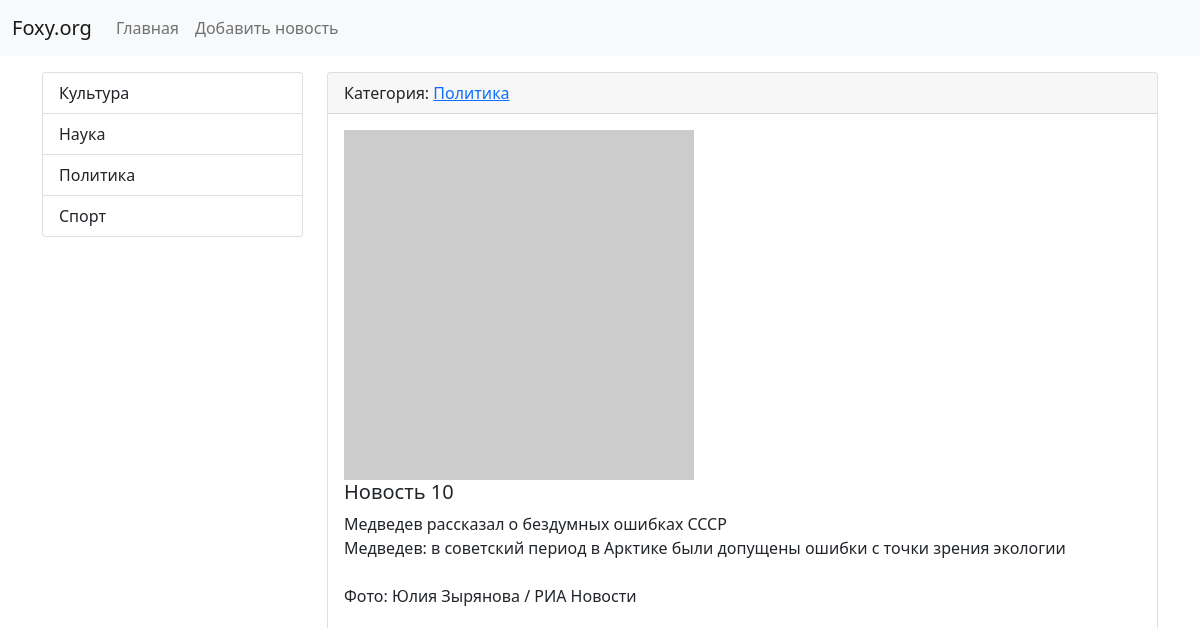
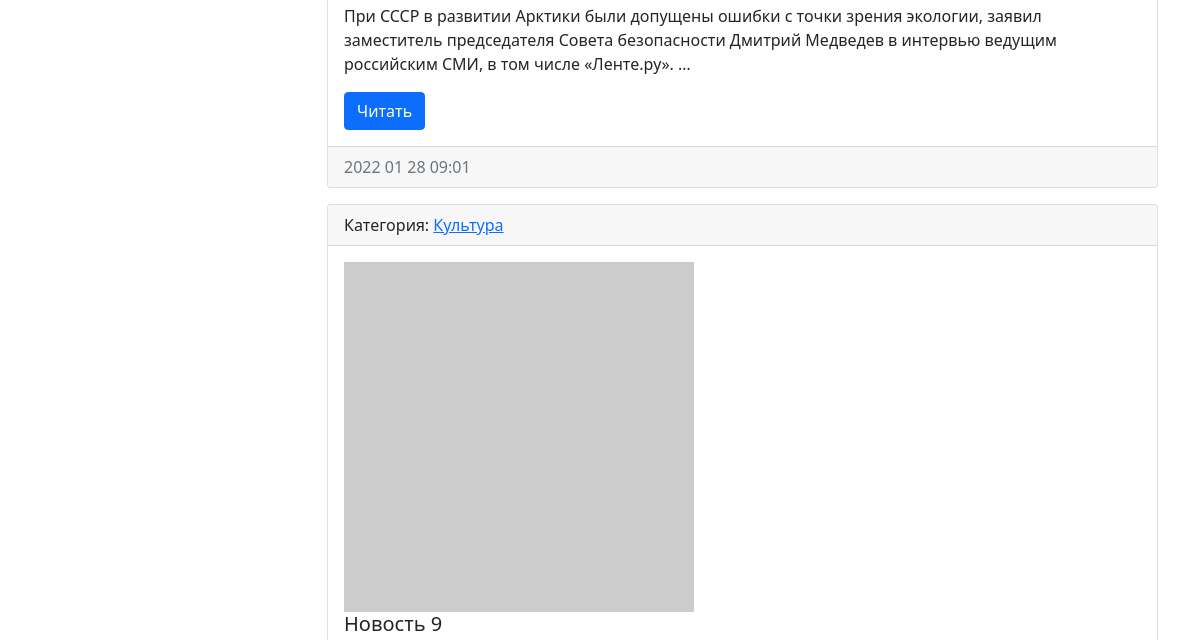
The app's page / (upper part), older data (2 pictures, top to bottom).
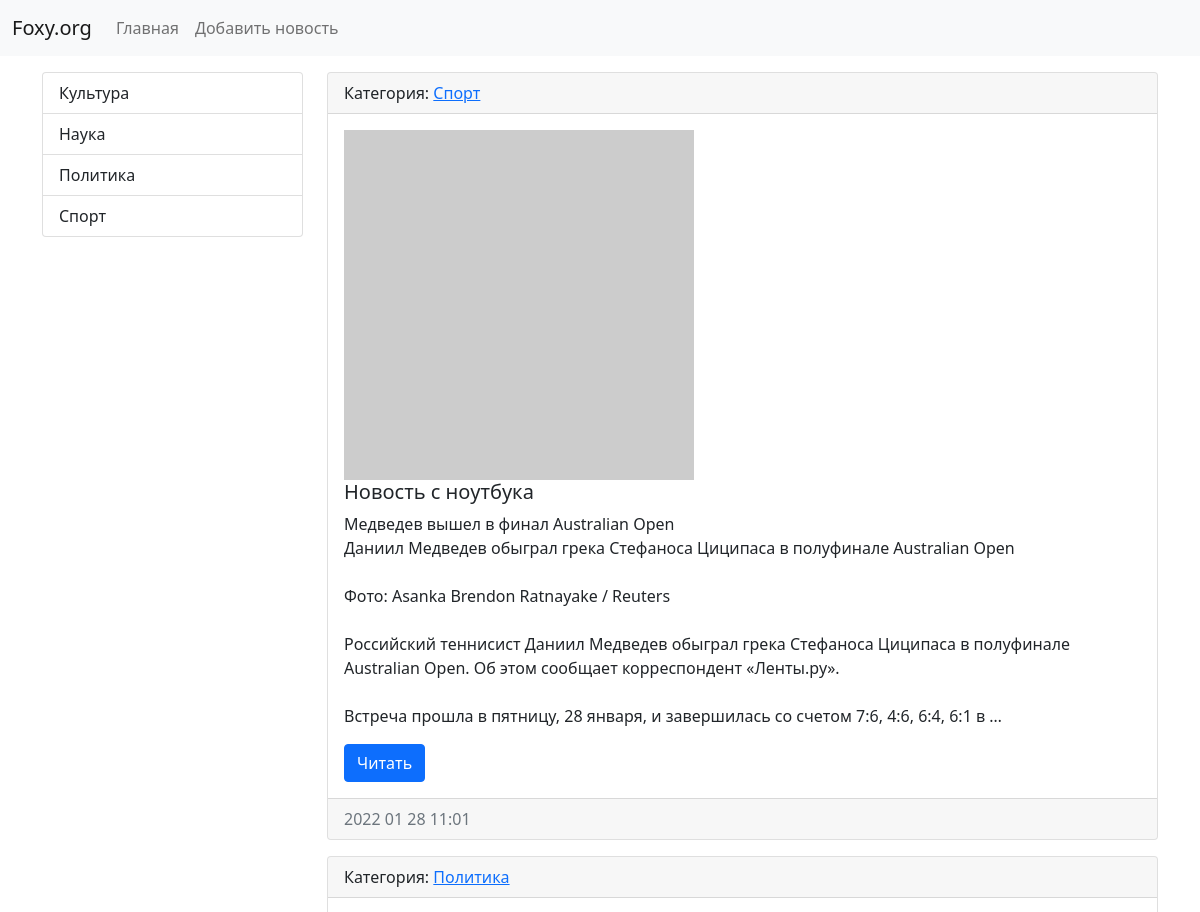
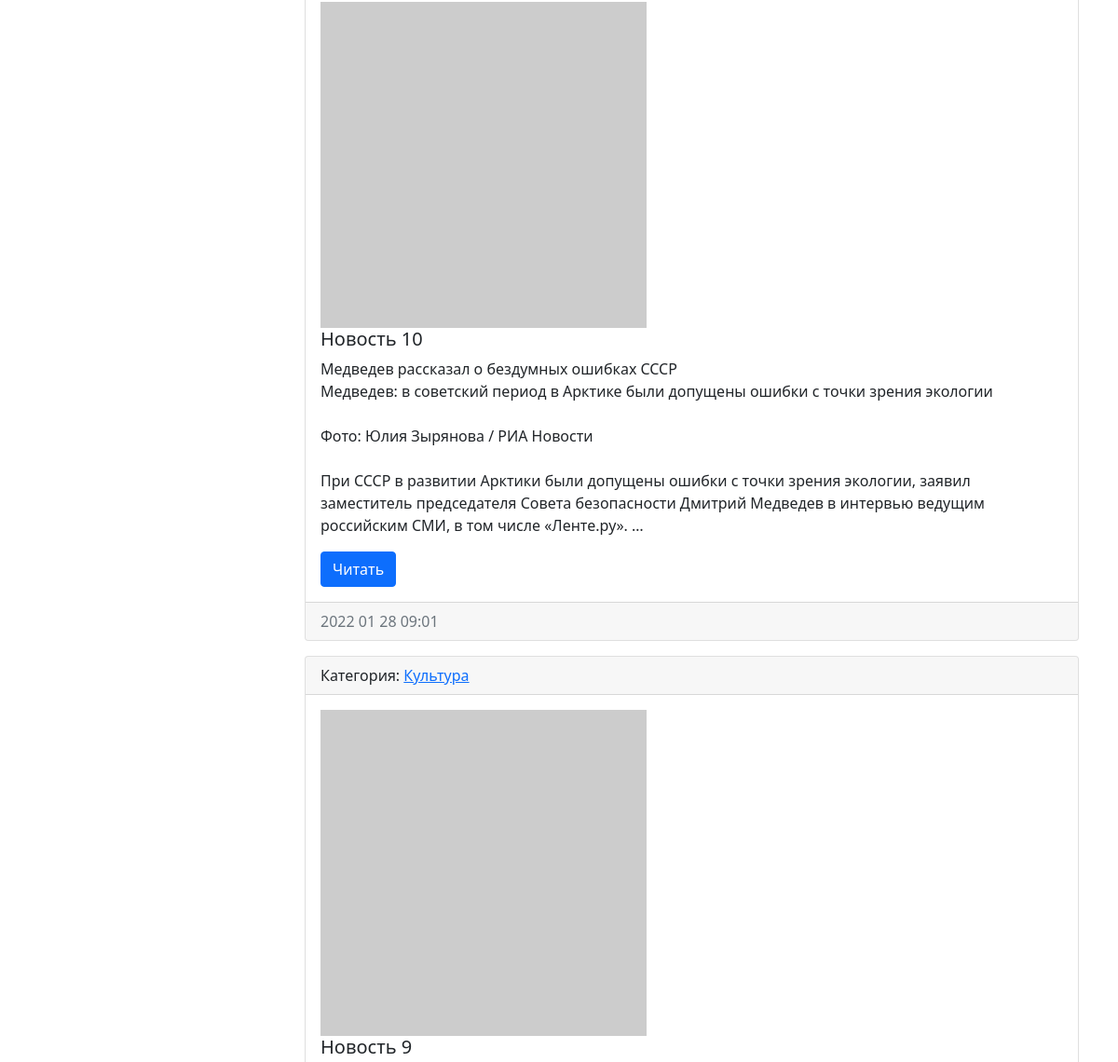
The same page, newer data (2 pictures, top to bottom).
### news/models.py (models this page shows, shortened)
class Category(models.Model):
    title = models.CharField(max_length=150, db_index=True, verbose_name='Наименование категории')
    def get_absolute_url(self):
        return reverse('category', kwargs={'category_id': self.pk})
    def __str__(self):
        return self.title
    class Meta:
        verbose_name = 'Категория'
        verbose_name_plural = 'Категории'
        ordering = ['title']

class News(models.Model):
    title = models.CharField(max_length=150, verbose_name='Заголовок')
    content = models.TextField(blank=True, verbose_name='Текст')
    created_at = models.DateTimeField(auto_now_add=True, verbose_name='Создано')
    updated_at = models.DateTimeField(auto_now=True, verbose_name='Обновлено')
    photo = models.ImageField(upload_to='photos/%Y/%m/%d/', verbose_name='Изображение', blank=True)
    is_published = models.BooleanField(default=True, verbose_name='Опубликовано')
    category = models.ForeignKey('Category', on_delete=models.PROTECT, null=True, verbose_name='Категория')
    views = models.IntegerField(default=0)
    def get_absolute_url(self):
        return reverse('view_news', kwargs={'pk': self.pk})
    class Meta:
        verbose_name = 'Новость'
        verbose_name_plural = 'Новости'
        ordering = ['-created_at']

### news/views.py (the view)
# urls.py: path('', HomeNews.as_view(), name='home'),
class HomeNews(ListView):
    model = News
    context_object_name = 'news'
    extra_context = {'title': 'Главная'}
    def get_context_data(self, *, object_list=None, **kwargs):
        context = super(HomeNews, self).get_context_data(**kwargs)
        context['title'] = 'Главная страница'
        return context
    def get_queryset(self):
        return News.objects.filter(is_published=True)

### news/templatetags/news_tags.py (called while the page is built)
@register.inclusion_tag('news/list_categories.html')
def show_categories():
    categories = Category.objects.all()
    return {'categories': categories}

### news/templates/news/news_list.html (shortened to what this page needs)
{% extends 'base.html' %}
{% block sidebar %}
{% include 'inc/_sidebar.html' %}
{% endblock %}
{% block content %}
    {% for item in object_list %}
    <div class="card mb-3">
        <div class="card-header">
            Категория: <a href="{{ item.category.get_absolute_url }}">{{ item.category }}</a>
        </div>
        <div class="card-body">
            <div class="media">
                {% if item.photo %}
                <img src="{{ item.photo.url }}" width="350" class="mr-3">
                {% else %}
                <img src="https://picsum.photos/350/">
                {% endif %}
                <div class="media-body">
                    <h5 class="card-title">{{ item.title }}</h5>
                    <p class="card-text">{{ item.content|linebreaksbr|truncatewords:50 }}</p>
                    <a href="{{ item.get_absolute_url }}" class="btn btn-primary">Читать</a>
                </div>
            </div>
        </div>
        <div class="card-footer text-muted">
            {{ item.created_at|date:'Y m d H:m' }}
        </div>
    </div>
    {% endfor %}
{% endblock %}

### templates/base.html (shortened to what this page needs)
{% load static %}
<!doctype html>
<html lang="en">
<head>
    <link href="{% static 'bootstrap/css/bootstrap.min.css' %}" rel="stylesheet">
</head>
<body>
    {% include 'inc/_nav.html' %}
<div class="container mt-3">
    <div class="row">
        <div class="col-md-3">
            {% block sidebar %} sidebar {% endblock %}
        </div>
        <div class="col-md-9">
            {% block content %} content {% endblock %}
        </div>
    </div>
</div>
</body>
</html>

### templates/inc/_nav.html (shortened to what this page needs)
<nav class="navbar navbar-expand-lg navbar-light bg-light">
    <div class="container-fluid">
        <a class="navbar-brand" href="{% url 'home' %}">Foxy.org</a>
        <div class="collapse navbar-collapse" id="navbarSupportedContent">
            <ul class="navbar-nav me-auto mb-2 mb-lg-0">
                <li class="nav-item">
                    <a class="nav-link" href="{% url 'home' %}">Главная</a>
                </li>
                <li class="nav-item">
                    <a class="nav-link" href="{% url 'add_news' %}">Добавить новость</a>
                </li>
            </ul>
        </div>
    </div>
</nav>

### templates/inc/_sidebar.html (shortened to what this page needs)
{% load news_tags %}
{% show_categories %}

### news/templates/news/list_categories.html
    <div class="list-group">
        {% for item in categories %}
        <a href="{{ item.get_absolute_url }}" class="list-group-item list-group-item-action">
            {{ item.title }}
        </a>
        {% endfor %}
    </div>

Row changes from the older to the newer data that the page shows:
added News: category "Спорт", title "Новость с ноутбука", content "Медведев вышел в финал Australian Open Даниил Медведев обыграл грека Стефаноса Циципаса в полуфинале Australian Open Фото: Asanka Brendon Ratnayake / Reuters Российский теннисист Даниил Медведев обыграл грека Стефаноса Циципаса в полуфинале Australian Open. Об этом сообщает корреспондент «Ленты.ру». Встреча прошла в пятницу, 28 января, и завершилась со счетом 7:6, 4:6, 6:4, 6:1 в …", created_at "2022 01 28 11:01"
